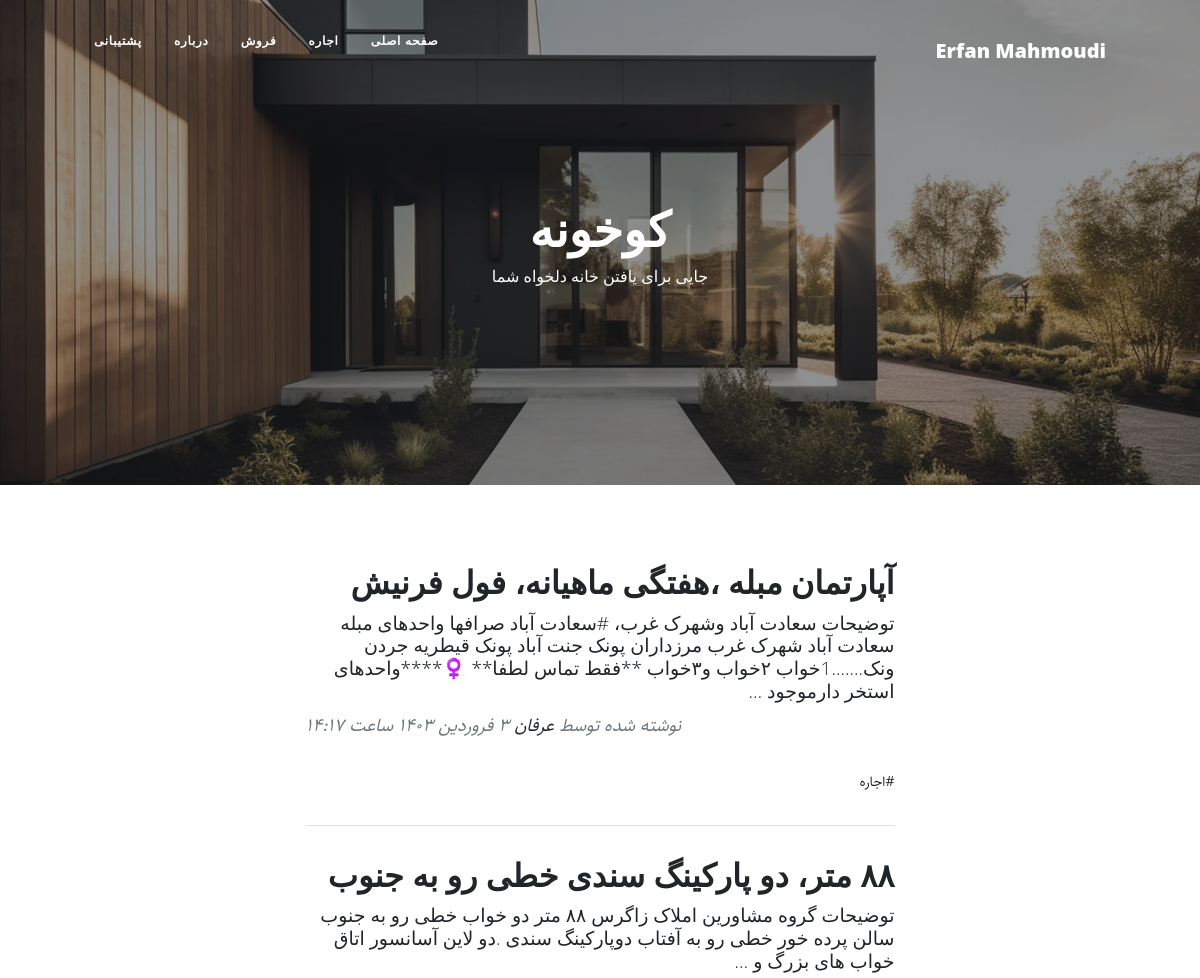
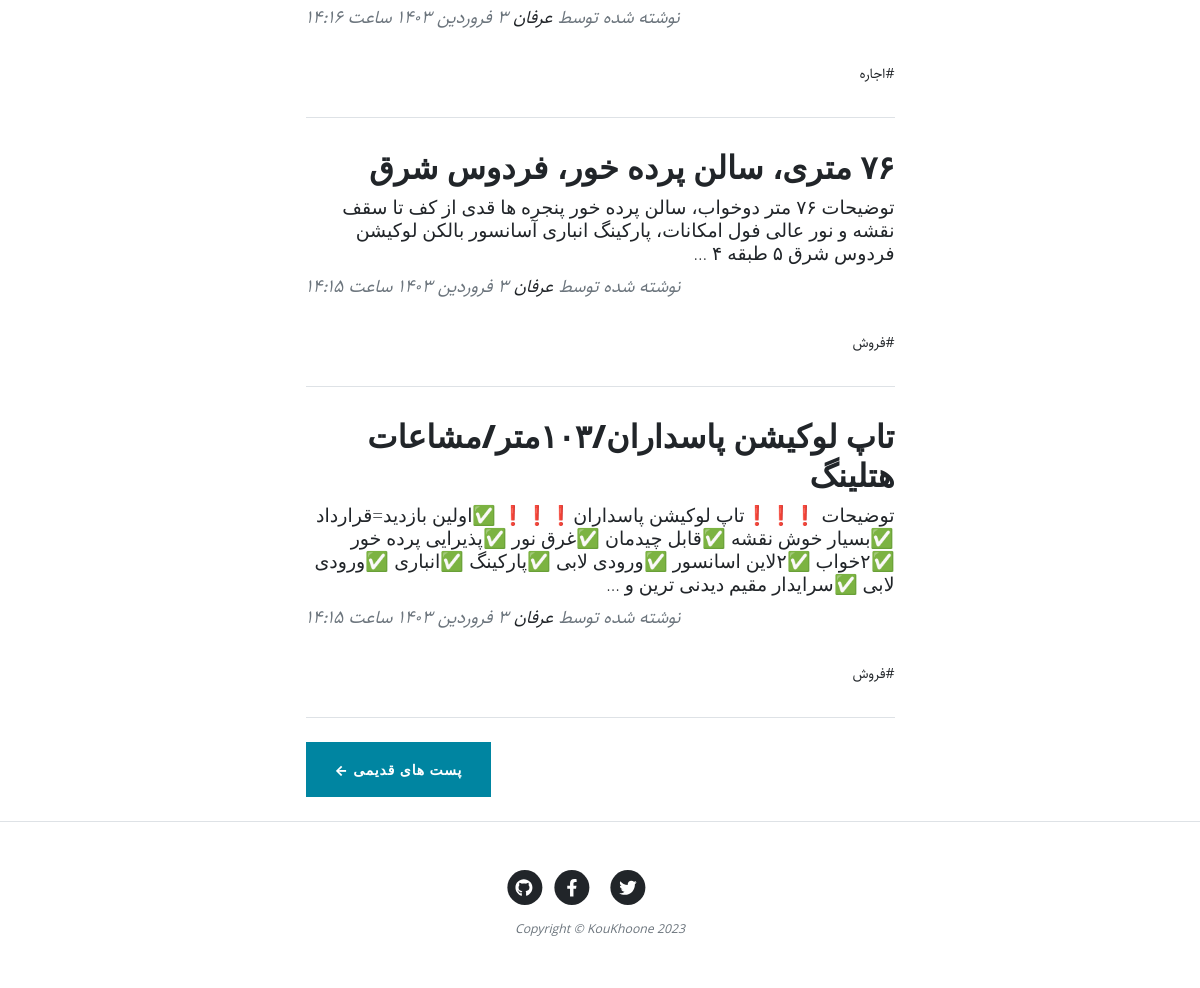
The app's page /, older data (2 pictures, top to bottom).
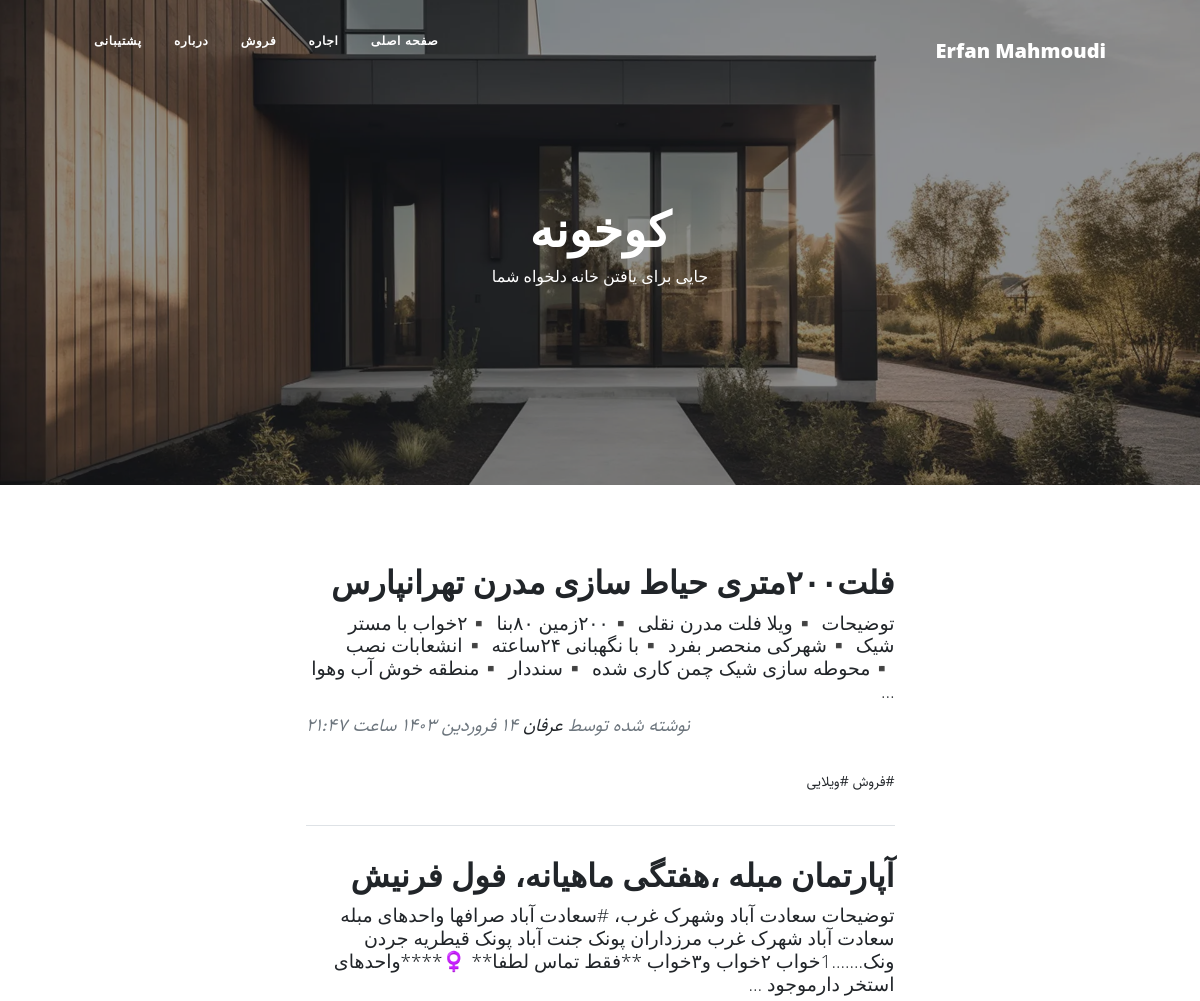
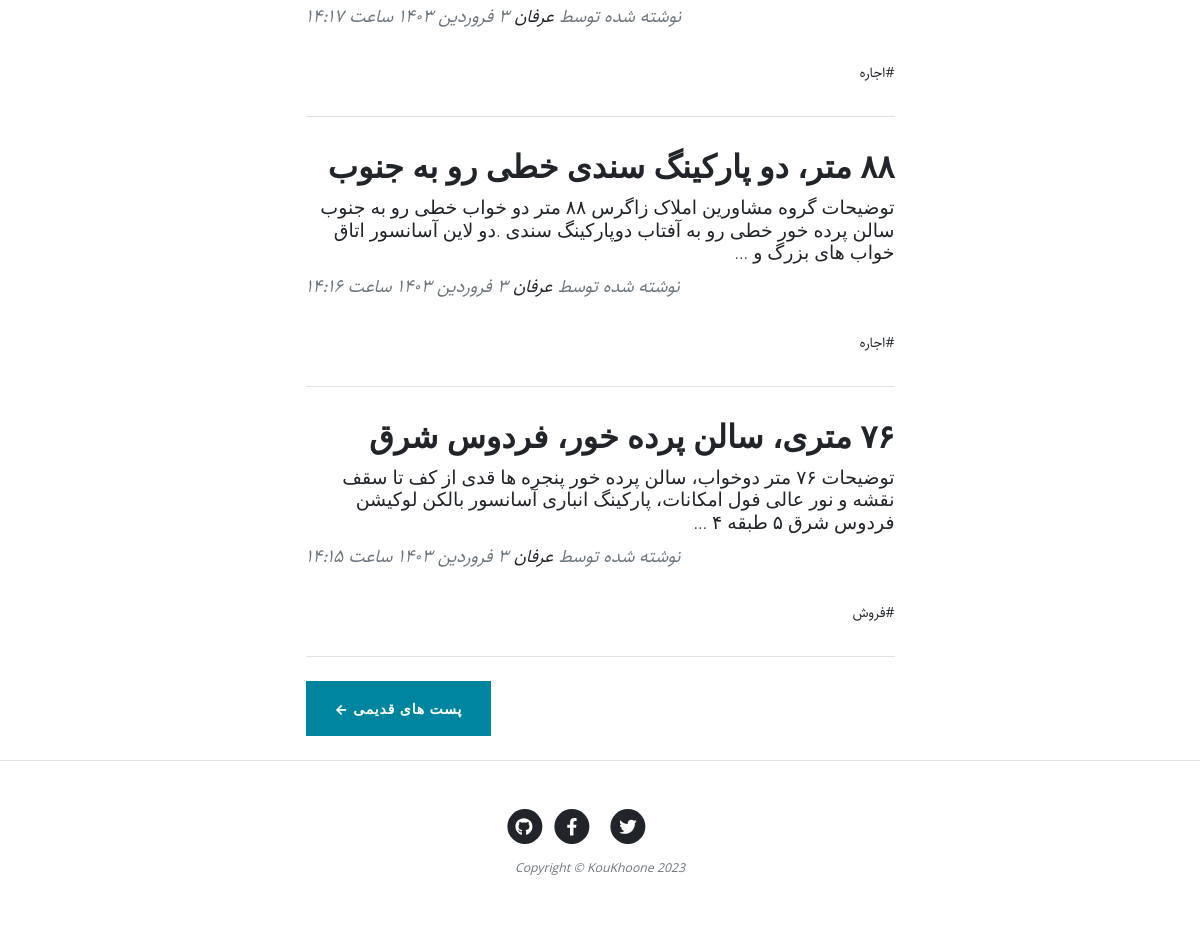
The same page, newer data (2 pictures, top to bottom).
### blog/models.py (models this page shows, shortened)
class category(models.Model):
    parent = models.ForeignKey('self', default = None, null = True, blank = True, on_delete = models.SET_NULL, related_name = 'children', verbose_name = "زیردسته")
    title = models.CharField(max_length= 200, verbose_name = "عنوان دسته‌بندی")
    slug = models.SlugField (max_length = 100, unique=True, verbose_name = "آدرس دسته‌بندی")
    status = models.BooleanField(default = True, verbose_name = "آیا نمایش داده شود؟")
    position = models.IntegerField(verbose_name = "پوزیشن")
    class Meta(object):
        verbose_name = "دسته‌بندی"
        verbose_name_plural = "دسته‌بندی ها"
        ordering = ['parent__id','position']
    objects = CategoryManager()

class Article(models.Model):
    STATUS_CHOICES = (
    ('d', 'پیش نویس'),
    ('p', 'منتشر شده'),
    )
    title = models.CharField(max_length= 200, verbose_name = "عنوان مقاله")
    slug = models.SlugField (max_length = 100, unique=True, verbose_name = "آدرس مقاله")
    author = models.ForeignKey(User, on_delete = models.CASCADE)
    category = models.ManyToManyField(category, verbose_name = "دسته‌بندی", related_name = "articles")
    description = models.TextField (verbose_name = "محتوا")
    thumbnail = models.ImageField (upload_to="images", verbose_name = " تصویر")
    publish = models.DateTimeField (default = timezone.now, verbose_name = "زمان انتشار")
    created = models.DateTimeField (auto_now_add = True, verbose_name = "زمان ساخت")
    updated = models.DateTimeField (auto_now = True)
    status = models.CharField (max_length = 1, choices = STATUS_CHOICES, verbose_name = "وضعیت")
    class Meta(object):
        verbose_name = "مقاله"
        verbose_name_plural = "مقاله ها"
    def jpublish(self):
        return jalali_convertor(self.publish)
    jpublish.short_description = "زمان انتشار"
    def category_published(self):
        return self.category.filter(status = True)
    objects = ArticleManager()

### blog/views.py (the view)
class ArticleList(ListView):
    template_name = "blog/home.html"
    queryset = Article.objects.filter(status="p").order_by('-publish')
    paginate_by = 4

### blog/models.py (called while the page is built)
    def active (self):
        return self.filter(status = True)

### blog/templatetags/base_tags.py (called while the page is built)
@register.simple_tag
def name():
    return "Erfan Mahmoudi"

@register.inclusion_tag("blog/partials/category_navbar.html")
def category_navbar():
    return {
            "category" : category.objects.filter(status=True)
    }

### extentions/jalali.py (called while the page is built)
    def persian_tuple(self):
        return self.persian_year, self.persian_month, self.persian_day

### extentions/utils.py (called while the page is built)
def persian_numbers_convertor(mystr):
    numbers = {
    "0" : "۰",
    "1" : "۱",
    "2" : "۲",
    "3" : "۳",
    "4" : "۴",
    "5" : "۵",
    "6" : "۶",
    "7" : "۷",
    "8" : "۸",
    "9" : "۹",
    }
    for e,p in numbers.items():
        mystr = mystr.replace(e, p)
    return mystr

### blog/templates/blog/home.html (shortened to what this page needs)
{%extends 'blog/base.html'%}
{% load static %}
{% block main %}
<header class="masthead" style="background-image: url('{% static "blog/assets/img/Jewkes-Design_Black-Modern-House.jpg" %}')">
    <div class="container position-relative px-4 px-lg-5">
        <div class="row gx-4 gx-lg-5 justify-content-center">
            <div class="col-md-10 col-lg-8 col-xl-7">
                <div class="site-heading">
                    <h1>کوخونه</h1>
                    <span class="subheading">جایی برای یافتن خانه دلخواه شما</span>
                </div>
            </div>
        </div>
    </div>
</header>
<div class="container px-4 px-lg-5">
    <div class="row gx-4 gx-lg-5 justify-content-center">
        <div class="col-md-10 col-lg-8 col-xl-7">
            {% for article in object_list %}
            <div class="post-preview">
                <a href="{% url 'blog:detail' article.slug %}">
                    <h2 class="post-title">{{article.title}}</h2>
                    <h3 class="post-subtitle">{{article.description|truncatewords:30}}</h3>
                </a>
                <p class="post-meta">
                    نوشته شده توسط
                    <a href="#!">عرفان</a>
                    {{article.jpublish}}
                    <div class="">
                      {% for cat in article.category_published.all %}
                      <a href="{% url 'blog:category' cat.slug %}">#{{cat.title}}</a>
                      {% endfor %}
                    </div>
                </p>
            </div>
            <hr class="my-4" />
            {% endfor %}
            {% if is_paginated %}
              <div class="pager_button d-flex justify-content-end mb-4">
                {% if page_obj.has_next %}
                  <a class="btn btn-primary" href="{% url 'blog:home' page_obj.next_page_number %}">پست های قدیمی &larr;</a>
                {% endif %}
              </div>
            {% endif %}
        </div>
    </div>
</div>
{% endblock %}

### blog/templates/blog/partials/category_navbar.html (shortened to what this page needs)
<div class="collapse navbar-collapse nav" id="navbarResponsive">
    <ul class="navbar-nav ms-auto py-4 py-lg-0">
        <li class="nav-item">
          <a class="nav-link px-lg-3 py-3 py-lg-4" href="{% url 'blog:home' %}">صفحه اصلی</a>
        </li>
        {% for cat in category %}
          {% if cat.parent == None %}
            <li class="nav-item">
              <a class="nav-link px-lg-3 py-3 py-lg-4" href="{% url 'blog:category' cat.slug %}">{{cat.title}}</a>
            </li>
          {% endif %}
        {% endfor %}
        <li class="nav-item"><a class="nav-link px-lg-3 py-3 py-lg-4" href="{% url 'blog:about' %}">درباره</a></li>
        <li class="nav-item"><a class="nav-link px-lg-3 py-3 py-lg-4" href="{% url 'blog:contact' %}">پشتیبانی</a></li>
    </ul>
</div>

Row changes from the older to the newer data that the page shows:
no longer on this page (row unchanged): Article: title "تاپ لوکیشن پاسداران/۱۰۳متر/مشاعات هتلینگ", description "توضیحات ❗️❗️❗️تاپ لوکیشن پاسداران❗️❗️❗️ ✅اولین بازدید=قرارداد ✅بسیار خوش نقشه ✅قابل چیدمان ✅غرق نور ✅پذیرایی پرده خور ✅۲خواب ✅۲لاین اسانسور ✅ورودی لابی ✅پارکینگ ✅انباری ✅ورودی لابی ✅سرایدار مقیم دیدنی ترین و …", jpublish "۳ فروردین ۱۴۰۳ ساعت ۱۴:۱۵", category (title "فروش")
added Article: title "فلت۲۰۰متری حیاط سازی مدرن تهرانپارس", description "توضیحات ‌▪️ویلا فلت مدرن نقلی ▪️۲۰۰زمین ۸۰بنا ▪️۲خواب با مستر شیک ▪️شهرکی منحصر بفرد ▪️با نگهبانی ۲۴ساعته ▪️انشعابات نصب ▪️محوطه سازی شیک چمن کاری شده ▪️سنددار ▪️منطقه خوش آب وهوا …", jpublish "۱۴ فروردین ۱۴۰۳ ساعت ۲۱:۴۷", category (title "فروش")
now on this page (row unchanged): category: title "ویلایی", shown under "فلت۲۰۰متری حیاط سازی مدرن تهرانپارس"
